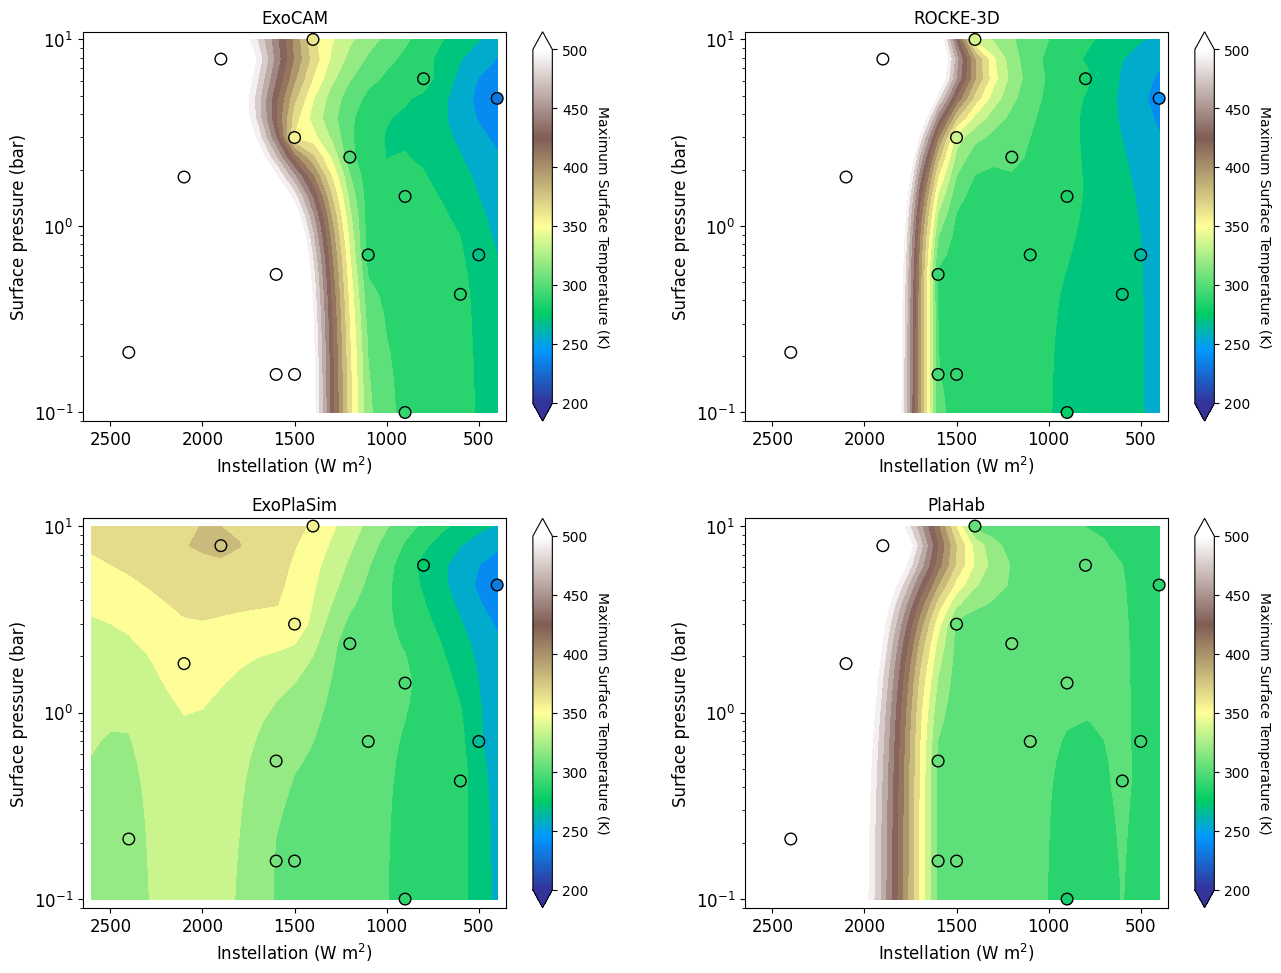

Recreate this plot in Python.
import numpy as np
import matplotlib as mpl
import matplotlib.pyplot as plt

from scipy.interpolate import CloughTocher2DInterpolator

import pykrige.kriging_tools as kt
from pykrige.ok import OrdinaryKriging
from pykrige.uk import UniversalKriging

runawaytemp = 600.0
contourmax  = 500.0
fluxscale   = 100

#flux = np.log( np.arange( 400, 2700, 100 ) )
#pn2  = np.log( np.array( [ 0.10, 0.13, 0.16, 0.21, 0.26, 0.34, 0.43, 0.55, 0.70, 0.89, 1.13, 1.44, 1.83, 2.34, 2.98, 3.79, 4.83, 6.16, 7.85, 10.0 ] ) )
flux = np.arange( 400, 2700, 100 ) / fluxscale
#flux = np.arange( 400, 2700, 100 )
pn2  = np.array( [ 0.10, 0.13, 0.16, 0.21, 0.26, 0.34, 0.43, 0.55, 0.70, 0.89, 1.13, 1.44, 1.83, 2.34, 2.98, 3.79, 4.83, 6.16, 7.85, 10.0 ] )

# QMC sequence 1 + sequence 2
#flux1  = np.log( np.array( [ 500, 1900, 2400, 1200, 1500, 2100, 1600, 800, 1100, 400, 900, 1500, 1600, 900, 600, 1400 ] ) )
#pres1  = np.log( np.array( [ 0.70, 7.85, 0.21, 2.34, 0.16, 1.83, 0.55, 6.16, 0.70, 4.83, 0.10, 2.98, 0.16, 1.44, 0.43, 10.0 ] ) )
flux1  = np.array( [ 500, 1900, 2400, 1200, 1500, 2100, 1600, 800, 1100, 400, 900, 1500, 1600, 900, 600, 1400 ] ) / fluxscale
#flux1  = np.array( [ 500, 1900, 2400, 1200, 1500, 2100, 1600, 800, 1100, 400, 900, 1500, 1600, 900, 600, 1400 ] )
pres1  = np.array( [ 0.70, 7.85, 0.21, 2.34, 0.16, 1.83, 0.55, 6.16, 0.70, 4.83, 0.10, 2.98, 0.16, 1.44, 0.43, 10.0 ] )

# Maximum Temperature from ExoPlaSim, ExoCAM, ROCKE-3D
plasim  = np.array( [ 264.7, 377.3, 320.5, 300.4, 306.1, 352.2, 316.8, 274.5, 301.7, 232.7, 289.7, 355.0, 309.5, 297.5, 287.0, 356.0 ] )
exocam  = np.array( [ 268.9, runawaytemp, runawaytemp, 299.6, runawaytemp, runawaytemp, runawaytemp, 286.4, 286.4, 230.0, 291.0, 355.7, runawaytemp, 288.7, 285.6, 360.7 ] )
rocke3d = 273.16 + np.array( [ -9.588, runawaytemp, runawaytemp, 26.675, 16.889, runawaytemp, 18.517, 9.095, 10.190, -31.811, 3.030, 61.023, 22.088, 11.153, -1.545, 64.976 ] )
plahab  = np.array( [ 293.0483, runawaytemp, runawaytemp, 309.4743, 305.9713, runawaytemp, 306.4436, 303.5397, 307.3478, 287.6333, 281.4010, 305.5385, 305.6875, 305.5754, 296.4975, 304.8918 ] )


# OPTIONAL: remove runaway cases
#runawaycases = np.where( exocam == runawaytemp )
#exocam = np.delete( exocam, runawaycases )
#plasim = np.delete( plasim, runawaycases )
#flux1  = np.delete( flux1,  runawaycases )
#pres1  = np.delete( pres1,  runawaycases )
#flux   = np.delete( flux, np.where( flux > 1500 ) )

#numplots = 2
#fig, (ax, ax2) = plt.subplots( 1, numplots, sharex=False, figsize = (15.0,4.75) )
#fig, (ax, ax2) = plt.subplots( 1, numplots, sharex=False, figsize = (14.0,4.75) )
#plt.rc('axes', titlesize=15)

fig, axd = plt.subplot_mosaic([['P1', 'P2' ],
                               ['P4', 'P5' ]],
                              figsize=(15.375, 11.375))
#fig, axd = plt.subplot_mosaic([['P1', 'P2', 'P3' ],
#                               ['P4', 'P5', 'P6' ]],
#                              figsize=(15.375, 9.375))

#cm = mpl.colormaps.get_cmap('cool')
cm = mpl.colormaps.get_cmap('terrain')

#--------------------------------------------------------------------
# ExoCAM Kriging

# OPTIONAL: set boundary condition for runaway at hot/high-pressure conditions 
#pres1  = np.append( pres1, 10.0 )
#flux1  = np.append( flux1, 2600 )
#exocam = np.append( exocam, runawaytemp )
#exocam = np.append( exocam, runawaytemp+100 )

OK = OrdinaryKriging(
    pres1,
    flux1,
    exocam,
    variogram_model="linear",
    verbose=True,
    enable_plotting=False,
    exact_values=True,
)

z1, ss = OK.execute("grid", pn2, flux)
xv, yv = np.meshgrid( pn2, flux )

#OK.display_variogram_model()

#--------------------------------------------------------------------
# ROCKE-3D Kriging

OK = OrdinaryKriging(
    pres1,
    flux1,
    rocke3d,
    variogram_model="linear",
    verbose=True,
    enable_plotting=False,
    exact_values=True,
)

R3_z1, R3_ss = OK.execute("grid", pn2, flux)

#--------------------------------------------------------------------
# ExoPlaSim Kriging

OK = OrdinaryKriging(
    pres1,
    flux1,
    plasim,
    variogram_model="linear",
    verbose=True,
    enable_plotting=False,
    exact_values=True,
)

#PlaSim_z1, PlaSim_ss = OK.execute("grid", pn2, np.log( flux ) )
PlaSim_z1, PlaSim_ss = OK.execute("grid", pn2, flux )

#xvPS, yvPS = np.meshgrid( pn2, flux )
#xvPS, yvPS = np.meshgrid( pn2, np.log( flux ) )

#OK.display_variogram_model()

#--------------------------------------------------------------------
# PlaHab Kriging

OK = OrdinaryKriging(
    pres1,
    flux1,
    plahab,
    variogram_model="linear",
    verbose=True,
    enable_plotting=False,
    exact_values=True,
)

PlaHab_z1, PlaHab_ss = OK.execute("grid", pn2, flux )

#--------------------------------------------------------------------
# Panel 1

#im1 = axd[ 'P1' ].contourf( yv, xv, z1, cmap=cm, levels=np.linspace(200,contourmax,20), extend='both' )
#im1 = axd[ 'P1' ].scatter( flux1, pres1, c=exocam, cmap=cm, vmin=200, vmax=contourmax, marker='o', s=70, edgecolors='k' )
im1 = axd[ 'P1' ].contourf( yv*fluxscale, xv, z1, cmap=cm, levels=np.linspace(200,contourmax,20), extend='both' )
im1 = axd[ 'P1' ].scatter( flux1*fluxscale, pres1, c=exocam, cmap=cm, vmin=200, vmax=contourmax, marker='o', s=70, edgecolors='k' )
#im1 = axd[ 'P1' ].contourf( yv, np.exp( xv ), z1, cmap=cm, levels=np.linspace(200,contourmax,20), extend='both' )
#im1 = axd[ 'P1' ].scatter( flux1, np.exp( pres1 ), c=exocam, cmap=cm, vmin=200, vmax=contourmax, marker='o', s=70, edgecolors='k' )
#im1 = axd[ 'P1' ].contourf( np.exp( yv ), np.exp( xv ), np.exp( z1 ), cmap=cm, levels=np.linspace(200,contourmax,20), extend='both' )
#im1 = axd[ 'P1' ].scatter( np.exp( flux1 ), np.exp( pres1 ), c=exocam, cmap=cm, vmin=200, vmax=contourmax, marker='o', s=70, edgecolors='k' )
#im1 = axd[ 'P1' ].contourf( np.exp( yv ), xv, z1, cmap=cm, levels=np.linspace(200,contourmax,20), extend='both' )
#im1 = axd[ 'P1' ].scatter( np.exp( flux1 ), pres1, c=exocam, cmap=cm, vmin=200, vmax=contourmax, marker='o', s=70, edgecolors='k' )
axd[ 'P1' ].tick_params( axis='x', labelsize=12 )
axd[ 'P1' ].tick_params( axis='y', labelsize=12 )
axd[ 'P1' ].set( title='ExoCAM' )
axd[ 'P1' ].set_xlabel( 'Instellation (W m$^2$)', fontsize = 12 )
axd[ 'P1' ].set_ylabel( 'Surface pressure (bar)', fontsize = 12 )
axd[ 'P1' ].set_yscale('log')
#axd[ 'P1' ].set_xlim( [ max( flux ) + 50, min( flux ) - 50 ] )
axd[ 'P1' ].set_ylim( [ min( pn2 )*0.9,  max( pn2  )*1.1 ] )
axd[ 'P1' ].set_xlim( [ max( flux*fluxscale ) + 50, min( flux*fluxscale ) - 50 ] )
#axd[ 'P1' ].set_xlim( [ max( np.exp( flux ) ) + 50, min( np.exp( flux ) ) - 50 ] )
#axd[ 'P1' ].set_ylim( [ min( np.exp( pn2 ) )*0.9,  max( np.exp( pn2 ) )*1.1 ] )

#--------------------------------------------------------------------
# Panel 2

#im2 = axd[ 'P2' ].contourf( yv, xv, R3_z1, cmap=cm, levels=np.linspace(200,contourmax,20), extend='both' )
#im2 = axd[ 'P2' ].scatter( flux1, pres1, c=rocke3d, cmap=cm, vmin=200, vmax=contourmax, marker='o', s=70, facecolors='k', edgecolors='k' )
im2 = axd[ 'P2' ].contourf( yv*fluxscale, xv, R3_z1, cmap=cm, levels=np.linspace(200,contourmax,20), extend='both' )
im2 = axd[ 'P2' ].scatter( flux1*fluxscale, pres1, c=rocke3d, cmap=cm, vmin=200, vmax=contourmax, marker='o', s=70, facecolors='k', edgecolors='k' )
#im2 = axd[ 'P2' ].contourf( yv, np.exp( xv ), R3_z1, cmap=cm, levels=np.linspace(200,contourmax,20), extend='both' )
#im2 = axd[ 'P2' ].scatter( flux1, np.exp( pres1 ), c=rocke3d, cmap=cm, vmin=200, vmax=contourmax, marker='o', s=70, facecolors='k', edgecolors='k' )
#im2 = axd[ 'P2' ].contourf( np.exp( yv ), np.exp( xv ), R3_z1, cmap=cm, levels=np.linspace(200,contourmax,20), extend='both' )
#im2 = axd[ 'P2' ].scatter( np.exp( flux1 ), np.exp( pres1 ), c=rocke3d, cmap=cm, vmin=200, vmax=contourmax, marker='o', s=70, facecolors='k', edgecolors='k' )
#im2 = axd[ 'P2' ].contourf( np.exp( yv ), xv, R3_z1, cmap=cm, levels=np.linspace(200,contourmax,20), extend='both' )
#im2 = axd[ 'P2' ].scatter( np.exp( flux1 ), pres1, c=rocke3d, cmap=cm, vmin=200, vmax=contourmax, marker='o', s=70, facecolors='k', edgecolors='k' )
axd[ 'P2' ].set_xlabel( 'Instellation (W m$^2$)', fontsize = 12 )
axd[ 'P2' ].tick_params( axis='x', labelsize=12 )
axd[ 'P2' ].tick_params( axis='y', labelsize=12 )
axd[ 'P2' ].set( title='ROCKE-3D' )
axd[ 'P2' ].set_xlabel( 'Instellation (W m$^2$)', fontsize = 12 )
axd[ 'P2' ].set_ylabel( 'Surface pressure (bar)', fontsize = 12 )
axd[ 'P2' ].set_yscale('log')
#axd[ 'P2' ].set_xlim( [ max( flux ) + 50, min( flux ) - 50 ] )
axd[ 'P2' ].set_xlim( [ max( flux*fluxscale ) + 50, min( flux*fluxscale ) - 50 ] )
axd[ 'P2' ].set_ylim( [ min( pn2 )*0.9,  max( pn2  )*1.1 ] )
#axd[ 'P2' ].set_xlim( [ max( np.exp( flux ) ) + 50, min( np.exp( flux ) ) - 50 ] )
#axd[ 'P2' ].set_ylim( [ min( np.exp( pn2 ) )*0.9,  max( np.exp( pn2 ) )*1.1 ] )

#--------------------------------------------------------------------
# Panel 3

#im2 = axd[ 'P4' ].contourf( yv, xv, PlaSim_z1, cmap=cm, levels=np.linspace(200,contourmax,20), extend='both' )
#im2 = axd[ 'P4' ].scatter( flux1, pres1, c=plasim, cmap=cm, vmin=200, vmax=contourmax, marker='o', s=70, facecolors='k', edgecolors='k' )
im2 = axd[ 'P4' ].contourf( yv*fluxscale, xv, PlaSim_z1, cmap=cm, levels=np.linspace(200,contourmax,20), extend='both' )
im2 = axd[ 'P4' ].scatter( flux1*fluxscale, pres1, c=plasim, cmap=cm, vmin=200, vmax=contourmax, marker='o', s=70, facecolors='k', edgecolors='k' )
#im2 = axd[ 'P4' ].contourf( yv, np.exp( xv ), PlaSim_z1, cmap=cm, levels=np.linspace(200,contourmax,20), extend='both' )
#im2 = axd[ 'P4' ].scatter( flux1, np.exp( pres1 ), c=plasim, cmap=cm, vmin=200, vmax=contourmax, marker='o', s=70, facecolors='k', edgecolors='k' )
#im2 = axd[ 'P4' ].contourf( np.exp( yv ), np.exp( xv ), PlaSim_z1, cmap=cm, levels=np.linspace(200,contourmax,20), extend='both' )
#im2 = axd[ 'P4' ].scatter( np.exp( flux1 ), np.exp( pres1 ), c=plasim, cmap=cm, vmin=200, vmax=contourmax, marker='o', s=70, facecolors='k', edgecolors='k' )
#im2 = axd[ 'P4' ].contourf( np.exp( yv ), xv, PlaSim_z1, cmap=cm, levels=np.linspace(200,contourmax,20), extend='both' )
#im2 = axd[ 'P4' ].scatter( np.exp( flux1 ), pres1, c=plasim, cmap=cm, vmin=200, vmax=contourmax, marker='o', s=70, facecolors='k', edgecolors='k' )
axd[ 'P4' ].set_xlabel( 'Instellation (W m$^2$)', fontsize = 12 )
axd[ 'P4' ].tick_params( axis='x', labelsize=12 )
axd[ 'P4' ].tick_params( axis='y', labelsize=12 )
axd[ 'P4' ].set( title='ExoPlaSim' )
axd[ 'P4' ].set_xlabel( 'Instellation (W m$^2$)', fontsize = 12 )
axd[ 'P4' ].set_ylabel( 'Surface pressure (bar)', fontsize = 12 )
axd[ 'P4' ].set_yscale('log')
#axd[ 'P4' ].set_xlim( [ max( flux ) + 50, min( flux ) - 50 ] )
axd[ 'P4' ].set_xlim( [ max( flux*fluxscale ) + 50, min( flux*fluxscale ) - 50 ] )
axd[ 'P4' ].set_ylim( [ min( pn2 )*0.9,  max( pn2  )*1.1 ] )
#axd[ 'P4' ].set_xlim( [ max( np.exp( flux ) ) + 50, min( np.exp( flux ) ) - 50 ] )
#axd[ 'P4' ].set_ylim( [ min( np.exp( pn2 ) )*0.9,  max( np.exp( pn2 ) )*1.1 ] )

#--------------------------------------------------------------------
# Panel 4

#im2 = axd[ 'P5' ].contourf( yv, xv, PlaHab_z1, cmap=cm, levels=np.linspace(200,contourmax,20), extend='both' )
#im2 = axd[ 'P5' ].scatter( flux1, pres1, c=plahab, cmap=cm, vmin=200, vmax=contourmax, marker='o', s=70, facecolors='k', edgecolors='k' )
im2 = axd[ 'P5' ].contourf( yv*fluxscale, xv, PlaHab_z1, cmap=cm, levels=np.linspace(200,contourmax,20), extend='both' )
im2 = axd[ 'P5' ].scatter( flux1*fluxscale, pres1, c=plahab, cmap=cm, vmin=200, vmax=contourmax, marker='o', s=70, facecolors='k', edgecolors='k' )
#im2 = axd[ 'P5' ].contourf( yv, np.exp( xv ), PlaHab_z1, cmap=cm, levels=np.linspace(200,contourmax,20), extend='both' )
#im2 = axd[ 'P5' ].scatter( flux1, np.exp( pres1 ), c=plahab, cmap=cm, vmin=200, vmax=contourmax, marker='o', s=70, facecolors='k', edgecolors='k' )
#im2 = axd[ 'P5' ].contourf( np.exp( yv ), np.exp( xv ), PlaHab_z1, cmap=cm, levels=np.linspace(200,contourmax,20), extend='both' )
#im2 = axd[ 'P5' ].scatter( np.exp( flux1 ), np.exp( pres1 ), c=plahab, cmap=cm, vmin=200, vmax=contourmax, marker='o', s=70, facecolors='k', edgecolors='k' )
#im2 = axd[ 'P5' ].contourf( np.exp( yv ), xv, PlaHab_z1, cmap=cm, levels=np.linspace(200,contourmax,20), extend='both' )
#im2 = axd[ 'P5' ].scatter( np.exp( flux1 ), pres1, c=plahab, cmap=cm, vmin=200, vmax=contourmax, marker='o', s=70, facecolors='k', edgecolors='k' )
axd[ 'P5' ].set_xlabel( 'Instellation (W m$^2$)', fontsize = 12 )
axd[ 'P5' ].tick_params( axis='x', labelsize=12 )
axd[ 'P5' ].tick_params( axis='y', labelsize=12 )
axd[ 'P5' ].set( title='PlaHab' )
axd[ 'P5' ].set_xlabel( 'Instellation (W m$^2$)', fontsize = 12 )
axd[ 'P5' ].set_ylabel( 'Surface pressure (bar)', fontsize = 12 )
axd[ 'P5' ].set_yscale('log')
#axd[ 'P5' ].set_xlim( [ max( flux ) + 50, min( flux ) - 50 ] )
axd[ 'P5' ].set_xlim( [ max( flux*fluxscale ) + 50, min( flux*fluxscale ) - 50 ] )
axd[ 'P5' ].set_ylim( [ min( pn2 )*0.9,  max( pn2  )*1.1 ] )
#axd[ 'P5' ].set_xlim( [ max( np.exp( flux ) ) + 50, min( np.exp( flux ) ) - 50 ] )
#axd[ 'P5' ].set_ylim( [ min( np.exp( pn2 ) )*0.9,  max( np.exp( pn2 ) )*1.1 ] )

#--------------------------------------------------------------------
# Finalize

cb1 = fig.colorbar( im1, ax=axd[ 'P1' ], extend='both' )
cb2 = fig.colorbar( im2, ax=axd[ 'P2' ], extend='both', ticks=np.arange( 200, contourmax + 50, 50 ) )
cb4 = fig.colorbar( im1, ax=axd[ 'P4' ], extend='both' )
cb5 = fig.colorbar( im2, ax=axd[ 'P5' ], extend='both', ticks=np.arange( 200, contourmax + 50, 50 ) )

cb1.ax.get_yaxis().labelpad = 15
cb1.set_label( 'Maximum Surface Temperature (K)', rotation=270 )
cb2.ax.get_yaxis().labelpad = 15
cb2.set_label( 'Maximum Surface Temperature (K)', rotation=270 )
cb4.ax.get_yaxis().labelpad = 15
cb4.set_label( 'Maximum Surface Temperature (K)', rotation=270 )
cb5.ax.get_yaxis().labelpad = 15
cb5.set_label( 'Maximum Surface Temperature (K)', rotation=270 )

fig.subplots_adjust( wspace = 0.25, hspace = 0.25 )

fig.savefig( "fig_interpolation_tempmax.png", bbox_inches='tight' )
fig.savefig( "fig_interpolation_tempmax.eps", bbox_inches='tight' )
#plt.show()
